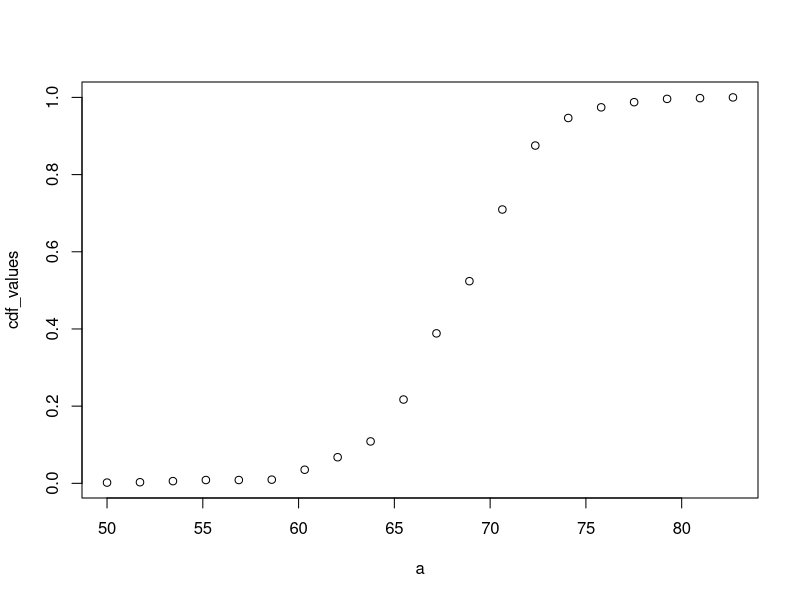
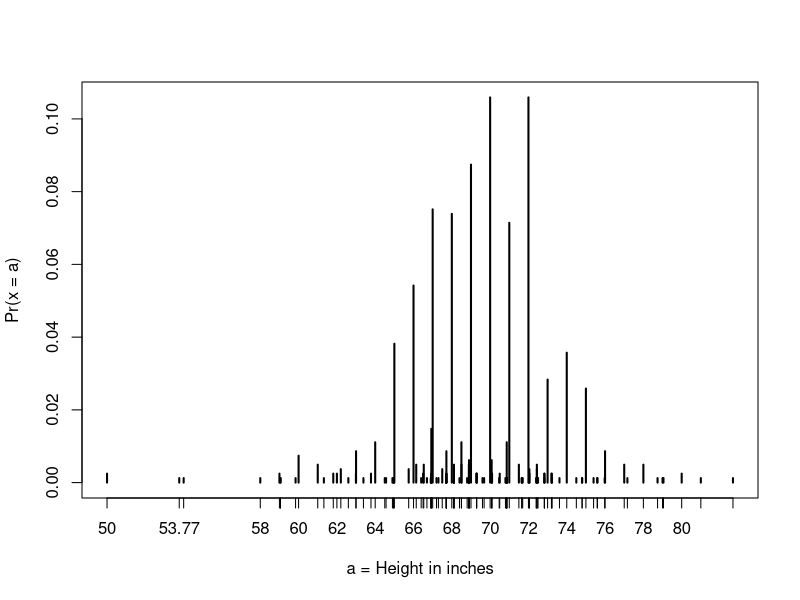
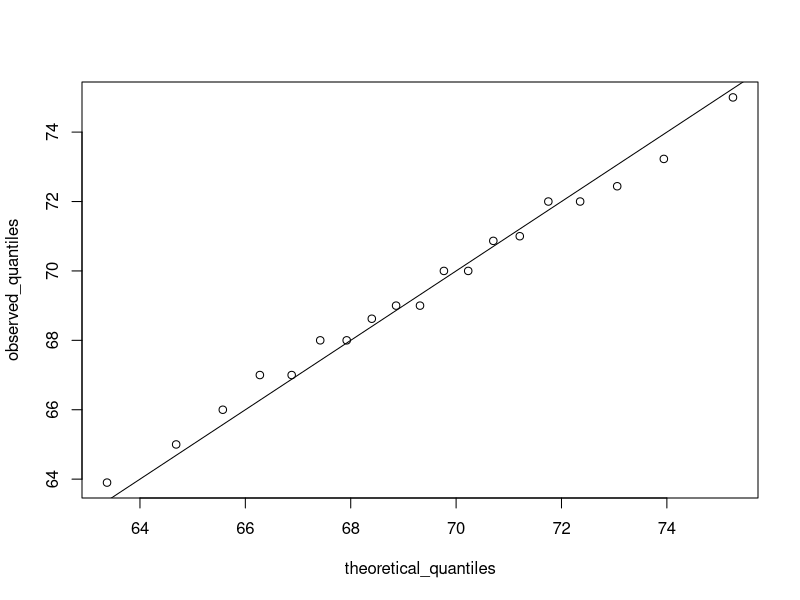
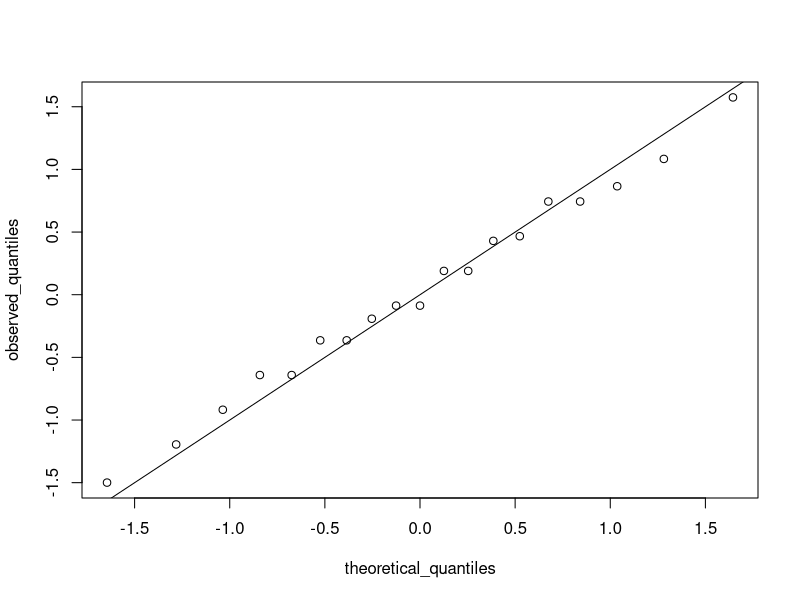
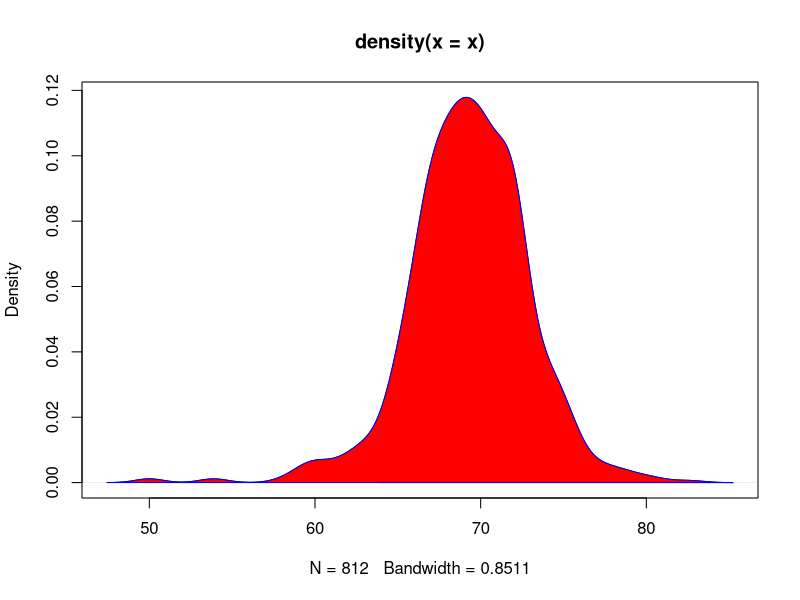

Reproduce these figures in R, in order.
library(dslabs)
library(tidyverse)
library(ggplot2)

data(heights)
names(heights)
head(heights)

## Assessment 1.1 

x <- heights$height
length(unique(x))
tab <- table(x)
sum(tab ==1) ## how many values are unique basically 

## Example of cdf 

prop.table(table(heights$sex))

my_data <- heights$height

a <- seq(min(my_data), max(my_data), length = 20)    # define range of values spanning the dataset
cdf_function <- function(x) {    # computes prob. for a single value
  mean(my_data <= x)
}
cdf_values <- sapply(a, cdf_function)
plot(a, cdf_values)

## Normal distribution 

index <- heights$sex=="Male"
x <- heights$height[index]

# calculate the mean and standard deviation manually
average <- sum(x)/length(x)
SD <- sqrt(sum((x - average)^2)/length(x))

# built-in mean and sd functions - note that the audio and printed values disagree
average <- mean(x)
SD <- sd(x)
c(average = average, SD = SD)

# calculate standard units
z <- scale(x)

# calculate proportion of values within 2 SD of mean
mean(abs(z) < 2)

## P-norm examples 
x <- heights %>% filter(sex=="Male") %>% pull(height)
## We can estimate the probability that a male is taller than 70.5 inches with:
  
1 - pnorm(70.5, mean(x), sd(x))

# plot distribution of exact heights in data
plot(prop.table(table(x)), xlab = "a = Height in inches", ylab = "Pr(x = a)")

# probabilities in actual data over length 1 ranges containing an integer
mean(x <= 68.5) - mean(x <= 67.5)
mean(x <= 69.5) - mean(x <= 68.5)
mean(x <= 70.5) - mean(x <= 69.5)

# probabilities in normal approximation match well
pnorm(68.5, mean(x), sd(x)) - pnorm(67.5, mean(x), sd(x))
pnorm(69.5, mean(x), sd(x)) - pnorm(68.5, mean(x), sd(x))
pnorm(70.5, mean(x), sd(x)) - pnorm(69.5, mean(x), sd(x))

# probabilities in actual data over other ranges don't match normal approx as well
mean(x <= 70.9) - mean(x <= 70.1)
pnorm(70.9, mean(x), sd(x)) - pnorm(70.1, mean(x), sd(x))

## quantiles 

## Use summary() on the heights$height variable to find the quartiles:
  
summary(heights$height)
## Find the percentiles of heights$height:
  
 p <- seq(0.01, 0.99, 0.01)
percentiles <- quantile(heights$height, p)
## Confirm that the 25th and 75th percentiles match the 1st and 3rd quartiles. Note that quantile() returns a named vector. You can access the 25th and 75th percentiles like this (adapt the code for other percentile values):
  
percentiles[names(percentiles) == "25%"]
percentiles[names(percentiles) == "75%"]

## qnorm 

p <- seq(0.01, 0.99, 0.01)
p <- seq(0.01, 0.99, 0.1)
theoretical_quantiles <- qnorm(p, 69, 3)
theoretical_quantiles

## Quantile-Quantile Plots

# define x and z
library(tidyverse)
library(dslabs)
data(heights)
index <- heights$sex=="Male"
x <- heights$height[index]
z <- scale(x)

# proportion of data below 69.5
mean(x <= 69.5)

# calculate observed and theoretical quantiles
p <- seq(0.05, 0.95, 0.05)
observed_quantiles <- quantile(x, p)
theoretical_quantiles <- qnorm(p, mean = mean(x), sd = sd(x))

# make QQ-plot
plot(theoretical_quantiles, observed_quantiles)
abline(0,1)

# make QQ-plot with scaled values
observed_quantiles <- quantile(z, p)
theoretical_quantiles <- qnorm(p)
plot(theoretical_quantiles, observed_quantiles)
abline(0,1)

d <- density(x)
plot(d)
polygon(d, col="red", border="blue")
